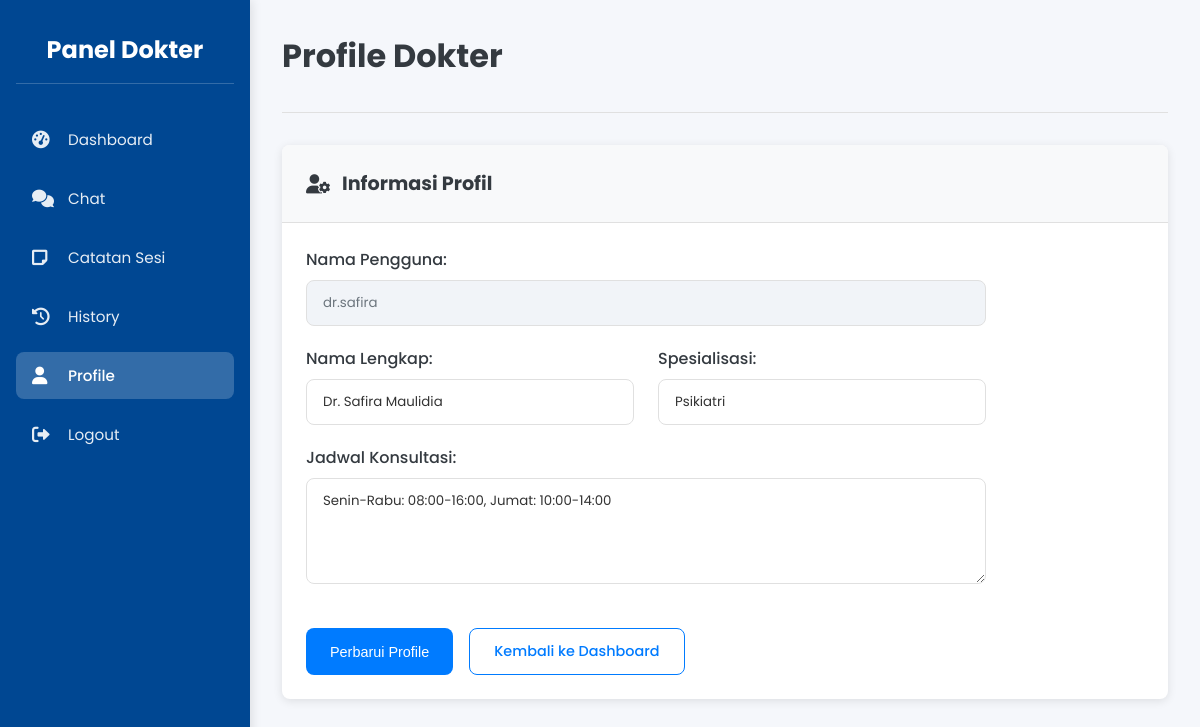
The app's page /pages/doctor/profile.php (signed in) with its own data.
### tables this page shows
CREATE TABLE `pengguna` (
  `id` int NOT NULL,
  `nama_pengguna` varchar(50) NOT NULL,
  `kata_sandi` varchar(255) NOT NULL,
  `peran` enum('admin','dokter') NOT NULL,
  `nama` varchar(100) NOT NULL,
  `spesialisasi` varchar(100) DEFAULT NULL,
  `jadwal` text,
  `aktif` tinyint(1) DEFAULT '1',
  `dibuat_pada` timestamp NULL DEFAULT CURRENT_TIMESTAMP
);

### pages/doctor/profile.php (the view, shortened to what this page needs)
<?php
include '../../includes/db.php';
$id_pengguna = $_SESSION['id_pengguna'];
$stmt = $pdo->prepare("SELECT * FROM pengguna WHERE id = ?");
$stmt->execute([$id_pengguna]);
$pengguna = $stmt->fetch();
?>
<!DOCTYPE html>
<html lang="id">
<head>
    <?php $doctor_css_version = filemtime(__DIR__ . '/../../assets/css/doctor.css'); ?>
    <link rel="stylesheet" href="../../assets/css/doctor.css?v=<?php echo $doctor_css_version; ?>">
    <link rel="stylesheet" href="https://cdnjs.cloudflare.com/ajax/libs/font-awesome/6.0.0/css/all.min.css">
</head>
<body>
    <div class="doctor-container">
        <div class="sidebar">
            <h2>Panel Dokter</h2>
            <ul>
                <li><a href="dashboard.php"><i class="fas fa-tachometer-alt"></i> Dashboard</a></li>
                <li><a href="chat.php"><i class="fas fa-comments"></i> Chat</a></li>
                <li><a href="notes.php"><i class="fas fa-sticky-note"></i> Catatan Sesi</a></li>
                <li><a href="history.php"><i class="fas fa-history"></i> History</a></li>
                <li><a href="profile.php" class="active"><i class="fas fa-user"></i> Profile</a></li>
                <li><a href="../../logout.php"><i class="fas fa-sign-out-alt"></i> Logout</a></li>
            </ul>
        </div>
        <div class="main-content">
            <div class="dashboard-header">
                <h1>Profile Dokter</h1>
            </div>
            <div class="content-area">
                <div class="content-section">
                    <div class="section-header">
                        <h3><i class="fas fa-user-cog"></i> Informasi Profil</h3>
                    </div>
                    <div class="section-body">
                        <form action="profile.php" method="post" class="form-card profile-form">
                            <div class="form-group full">
                                <label for="nama_pengguna">Nama Pengguna:</label>
                                <input type="text" id="nama_pengguna" value="<?php echo htmlspecialchars($pengguna['nama_pengguna']); ?>" disabled>
                            </div>
                            <div class="form-group">
                                <label for="nama">Nama Lengkap:</label>
                                <input type="text" id="nama" name="nama" value="<?php echo htmlspecialchars($pengguna['nama']); ?>" required>
                            </div>
                            <div class="form-group">
                                <label for="spesialisasi">Spesialisasi:</label>
                                <input type="text" id="spesialisasi" name="spesialisasi" value="<?php echo htmlspecialchars($pengguna['spesialisasi']); ?>" required>
                            </div>
                            <div class="form-group full">
                                <label for="jadwal">Jadwal Konsultasi:</label>
                                <textarea id="jadwal" name="jadwal" rows="4" required><?php echo htmlspecialchars($pengguna['jadwal']); ?></textarea>
                            </div>
                            <div class="form-actions">
                                <button type="submit" class="btn btn-primary">Perbarui Profile</button>
                                <a href="dashboard.php" class="btn btn-secondary">Kembali ke Dashboard</a>
                            </div>
                        </form>
                    </div>
                </div>
            </div>
        </div>
    </div>
</body>
</html>

### assets/css/doctor.css (style rules this page uses)
:root { --primary: #007bff; --primary-dark: #0056b3; --secondary: #6c757d; --success: #28a745; --danger: #dc3545; --warning: #ffc107; --info: #17a2b8; --light: #f8f9fa; --dark: #343a40; --border-radius: 8px; --shadow: 0 2px 10px rgba(0, 0, 0, 0.1); --transition: all 0.3s ease; }
* { margin: 0; padding: 0; box-sizing: border-box; }
body { font-family: 'Poppins', sans-serif; background-color: #f5f7fb; color: #333; }
.doctor-container { display: flex; min-height: 100vh; }
.sidebar { width: 250px; background-color: #004792; color: #fff; padding: 2rem 1rem; box-shadow: 2px 0 10px rgba(0, 0, 0, 0.1); position: fixed; height: 100vh; z-index: 100; }
.sidebar h2 { text-align: center; margin-bottom: 2rem; padding-bottom: 1rem; border-bottom: 1px solid rgba(255, 255, 255, 0.2); font-size: 1.5rem; }
.sidebar ul { list-style: none; }
.sidebar ul li { margin-bottom: 0.75rem; }
.sidebar ul li a { color: rgba(255, 255, 255, 0.9); text-decoration: none; display: flex; align-items: center; padding: 0.75rem 1rem; border-radius: var(--border-radius); transition: var(--transition); font-size: 0.95rem; }
.sidebar ul li a.active { background-color: rgba(255, 255, 255, 0.2); color: white; font-weight: 500; }
.sidebar ul li a i { width: 24px; margin-right: 0.75rem; font-size: 1.1rem; }
.main-content { flex: 1; margin-left: 250px; padding: 2rem; }
.dashboard-header { margin-bottom: 2rem; padding-bottom: 1.5rem; border-bottom: 1px solid #e0e0e0; }
.dashboard-header h1 { color: var(--dark); font-size: 2rem; margin-bottom: 0.5rem; }
.content-area { display: flex; flex-direction: column; gap: 2rem; }
.content-section { background: white; border-radius: var(--border-radius); box-shadow: var(--shadow); overflow: hidden; }
.section-header { display: flex; justify-content: space-between; align-items: center; padding: 1.5rem; background: var(--light); border-bottom: 1px solid #e0e0e0; }
.section-header h3 { display: flex; align-items: center; gap: 0.75rem; color: var(--dark); font-size: 1.2rem; }
.section-body { padding: 1.5rem; }
.btn { padding: 0.75rem 1.5rem; border-radius: var(--border-radius); border: none; font-size: 0.9rem; font-weight: 500; cursor: pointer; transition: var(--transition); display: inline-flex; align-items: center; gap: 0.5rem; text-decoration: none; }
.btn-primary { background: var(--primary); color: white; }
.btn-secondary { background: white; color: var(--primary); border: 1px solid var(--primary); }
.form-card { max-width: 680px; width: 100%; }
.form-group { display: flex; flex-direction: column; margin-bottom: 1.25rem; }
.form-group label { display: block; margin-bottom: 0.5rem; font-weight: 500; color: var(--dark); }
.form-group input, .form-group textarea, .form-group select { width: 100%; padding: 0.75rem 1rem; border: 1px solid #e0e0e0; border-radius: var(--border-radius); font-family: 'Poppins', sans-serif; background: white; color: #333; transition: var(--transition); }
.form-group textarea { resize: vertical; }
.form-group input:disabled, .form-group textarea:disabled, .form-group select:disabled { background: #f1f4f8; color: var(--secondary); cursor: not-allowed; }
.form-actions { display: flex; gap: 1rem; flex-wrap: wrap; margin-top: 1.5rem; }
.profile-form { display: grid; grid-template-columns: repeat(2, minmax(0, 1fr)); gap: 1.25rem 1.5rem; }
.profile-form .form-group { margin-bottom: 0; }
.profile-form .form-group.full, .profile-form .form-actions { grid-column: 1 / -1; }

### records on screen
pengguna: nama_pengguna "dr.safira", nama "Dr. Safira Maulidia", spesialisasi "Psikiatri", jadwal "Senin-Rabu: 08:00-16:00, Jumat: 10:00-14:00"
